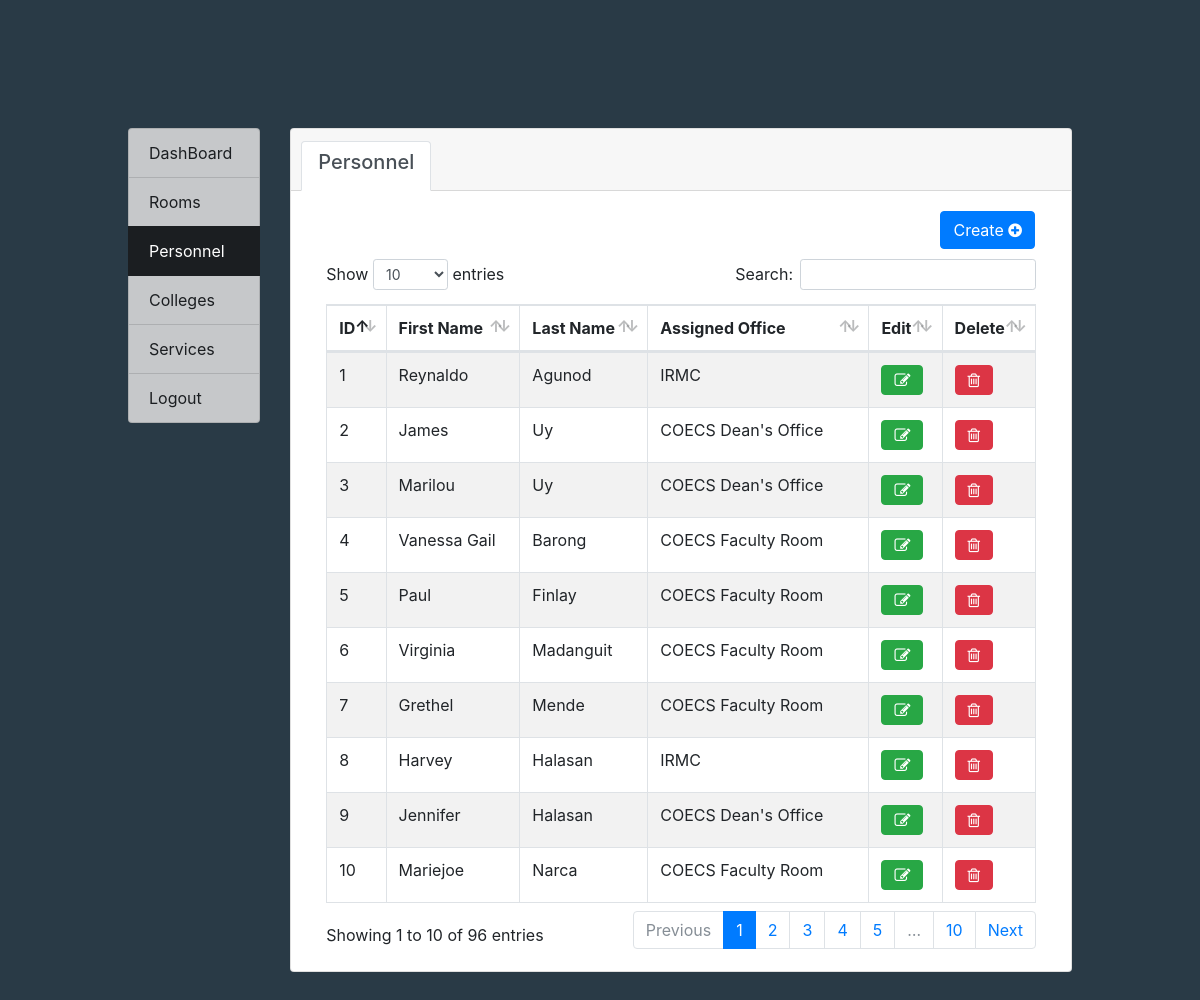
The page /admin/personnel/view/ (signed in) on the database its author committed.
### DatabaseSetup.py (models this page shows, shortened)
class BaseModel(Model):
	class Meta:
		database = db

class Personnel(BaseModel):
	first_name = CharField(25)
	last_name = CharField(25)
	job_position = CharField(25)
	assigned_office = ForeignKeyField(Room, related_name = 'personnel',null=True, on_delete='CASCADE')

class Room(BaseModel):
	room_name = CharField(100)
	room_desc = TextField()
	room_type = CharField(max_length = 25, default='Office')
	is_active = BooleanField(default=False)
	location = ForeignKeyField(RoomLocation, related_name = 'office', unique=True, null=True)
	college = ForeignKeyField(College, related_name = 'offices', null=True, default=None, on_delete='CASCADE')

### restful.py (the view, shortened to what this page needs)
@app.route('/admin/personnel/<string:operation>/', methods=['GET','POST'])
@login_required
def adminpersonnel(operation):
    createform = PersonnelForm(request.form)
    editform = PersonnelForm(request.form)
    if operation == "create" and createform.validate_on_submit():
        first_name = request.form['first_name']
        last_name = request.form['last_name']
        job_position = request.form['job_position']
        assigned_office = request.form['assigned_office']
        person = Personnel.create(first_name=first_name,last_name=last_name,job_position=job_position,
                                    assigned_office=assigned_office )
        return jsonify({
                    'id' : person.id,
                    'first_name' : person.first_name,
                    'last_name' : person.last_name,
                    'assigned_office': person.assigned_office.room_name,
                    })
    elif operation == "delete":
        person = Personnel.get(Personnel.id == request.form['id'])
        person.delete_instance()
        return 'Person has been deleted'
    elif operation == "view":
        try:
            personnel = Personnel.select()
            return render_template('adminpersonnel.html', personnel = personnel, createform = createform, editform = editform)
        except:
            return render_template('adminpersonnel.html', createform = createform, editform = editform)

### forms.py
class PersonnelForm(FlaskForm):
	first_name = StringField('First Name', validators=[InputRequired(message='empty'),Length(min=2,max=50)])
	last_name = StringField('Last Name', validators=[InputRequired(message='empty'),Length(min=2,max=50)])
	job_position = StringField('Position', validators=[InputRequired(message='empty'),Length(min=2,max=50)])
	assigned_office = SelectField('Assign Office', coerce=int, validators=[InputRequired(message='empty')])
	submit = SubmitField('Save')
	def __init__(self, *args, **kwargs):
		super().__init__(*args, **kwargs)
		self.assigned_office.choices = [(a.id, a.room_name) for a in Room.select().where(Room.room_type == 'Office', Room.is_active == 1).order_by(Room.room_name)]

### restful.py (called while the page is built)
@login_manager.user_loader
def load_user(id):
    return Admin.get(Admin.id == id)

### templates/adminpersonnel.html (shortened to what this page needs)
{% extends "base.html" %}
{% block content %}
<div class="card bg-faded">
	<div class="card-header">
		<nav>
			<ul class="nav nav-tabs card-header-tabs">
				<li class="nav-item">
					<a class="nav-link active" id="nav-offices-tab" data-toggle="tab" href="#nav-offices" role="tab" aria-controls="nav-offices" aria-selected="true"><h5>Personnel</h5>
					</a>
				</li>
			</ul>
		</nav>
	</div>
	<div class="card-body">
		<div class="tab-content" id="nav-tabContent">
			<div class="tab-pane fade show active" id="nav-offices" role="tabpanel" aria-labelledby="nav-offices-tab">
				<button type="button" class="btn btn-primary float-sm-right" data-toggle="modal" data-target="#create-personnel" style="margin-right:1rem;">
				Create
				<i class="fa fa-plus-circle " aria-hidden="true"></i>
				</button>
				<br><br>
				<table class="table table-striped table-hover table-bordered responsive nowrap" id="person-table" cellspacing="0" width="100%">
					<thead>
						<tr>
							<th> ID </th>
							<th> First Name </th>
							<th> Last Name </th>
							<th> Assigned Office </th>
							<th> Edit </th>
							<th> Delete </th>
						</tr>
					</thead>
					<tbody>
						{% for person in personnel %}
							<tr>
								<td id="person-id">{{ person.id }}</td>
								<td>{{ person.first_name }}</td>
								<td>{{ person.last_name }}</td>
								<td>{{ person.assigned_office.room_name }}</td>
								<td><button type="button" class="btn btn-success edit-person" data-toggle="modal" data-target="#edit-personnel"></button></td>
								<td><button type="button" class="btn btn-danger" id="delete-person"></button></td>
							</tr>
						{% endfor %}
					</tbody>
				</table>
			</div>
		</div>
	</div>
</div>
{% endblock %}

### rows shown on the page
Personnel: id "1", first_name "Reynaldo", last_name "Agunod", assigned_office.room_name "IRMC"
Personnel: id "2", first_name "James", last_name "Uy", assigned_office.room_name "COECS Dean's Office"
Personnel: id "3", first_name "Marilou", last_name "Uy", assigned_office.room_name "COECS Dean's Office"
Personnel: id "4", first_name "Vanessa Gail", last_name "Barong", assigned_office.room_name "COECS Faculty Room"
Personnel: id "5", first_name "Paul", last_name "Finlay", assigned_office.room_name "COECS Faculty Room"
Personnel: id "6", first_name "Virginia", last_name "Madanguit", assigned_office.room_name "COECS Faculty Room"
Personnel: id "7", first_name "Grethel", last_name "Mende", assigned_office.room_name "COECS Faculty Room"
Personnel: id "8", first_name "Harvey", last_name "Halasan", assigned_office.room_name "IRMC"
Personnel: id "9", first_name "Jennifer", last_name "Halasan", assigned_office.room_name "COECS Dean's Office"
Personnel: id "10", first_name "Mariejoe", last_name "Narca", assigned_office.room_name "COECS Faculty Room"
